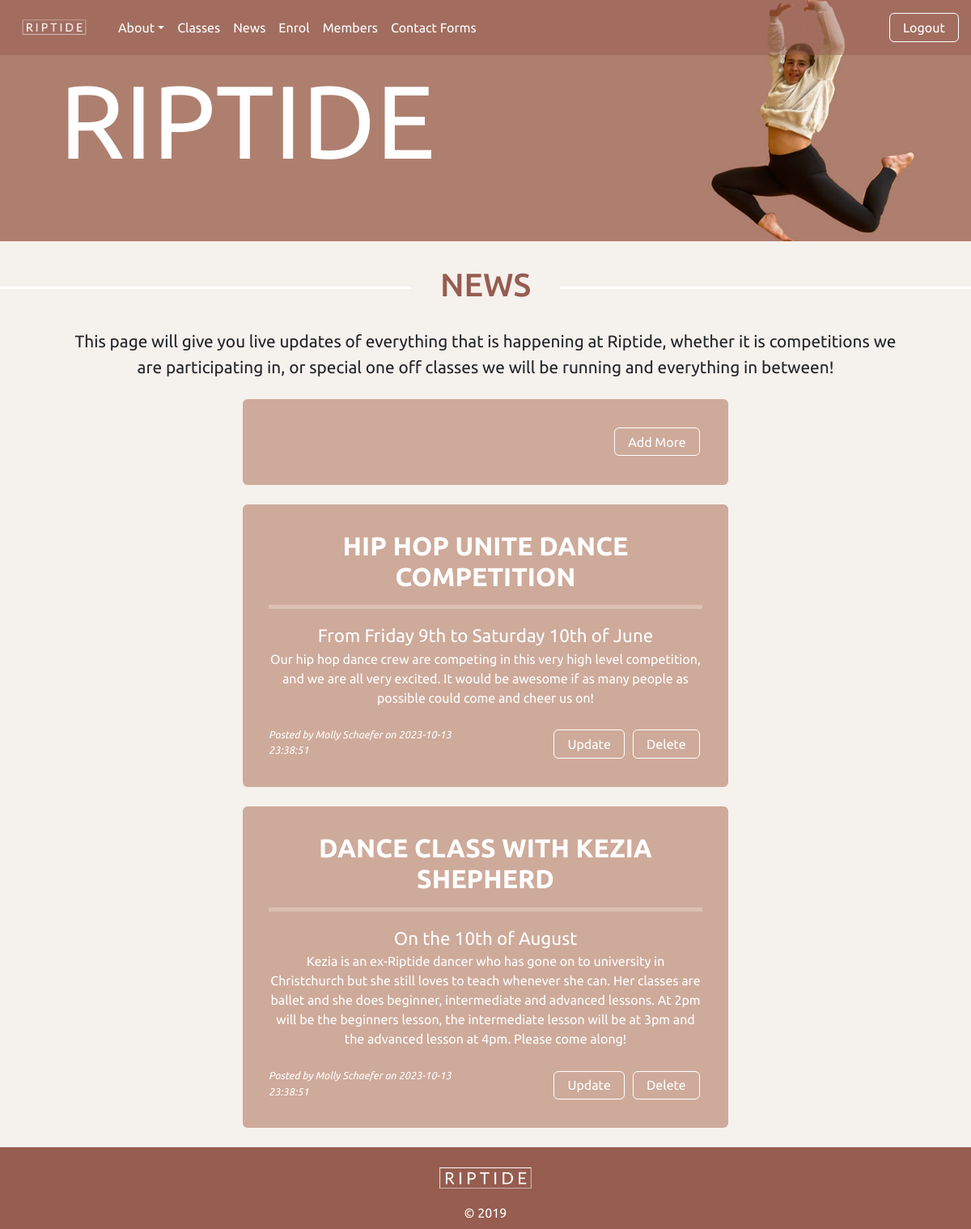
The page /news (signed in) on the database its author committed.
### tables this page shows
CREATE TABLE news(
    news_id integer primary key autoincrement not null,
    title text not null unique,
    subtitle text not null unique,
    content text not null unique,
    newsdate date not null,
    member_id integer not null,
    foreign key(member_id) references member(member_id)
);

CREATE TABLE member(
    member_id integer primary key autoincrement not null,
    name text not null unique,
    email text not null unique,
    password text not null,
    authorisation integer not null
);

### server.py (the view)
@app.route('/news')
def news():
    sql = """select news.news_id, news.title, news.subtitle, news.content, news.newsdate, member.name
    from news
    join member on news.member_id= member.member_id
    order by news.newsdate desc;
    """
    result = run_search_query_tuples(sql, (), db_path, True)
    print(result)
    return render_template("news.html", news=result)

### db_functions.py (called while the page is built)
def run_search_query_tuples(sql_query,values_tuple, file_path, rowfactory=False):
    result = None
    try:
        db = sqlite3.connect(file_path)
        if rowfactory:
            db.row_factory = sqlite3.Row
        cursor = db.cursor()
        cursor.execute(sql_query,values_tuple)
        result = cursor.fetchall()
        cursor.close()
    except sqlite3.Error as error:
        print("Error running search query tuples: {}".format(error))
        return None
    db.close()
    if result is None:
        print("No search values were found")
    return result

### templates/news.html (shortened to what this page needs)
{% extends "layout.html" %}
{% block banner %}
static/images/molly_banner3.jpg
{% endblock %}
{% block content %}
<h1>NEWS</h1>
<p>This page will give you live updates of everything that is happening at Riptide, whether it is competitions we are participating in,
or special one off classes we will be running and everything in between! </p>
    <br>
{% if session and session['authorisation'] == 0 %}
<div class="news rounded">
    <div class="text-end">
        <a class="btn btn-outline" href="{{ url_for('news_cud', id=0, task='add') }}">Add More</a>
    </div>
</div>
    <br>
{% endif %}
{% for row in news %}
<div class="news rounded">
    <h4><b>{{row ['title']}}</b></h4>
    <hr>
    <div class="subtitle">{{row['subtitle']}}</div>
    <div class="news-text">{{row['content'] | replace("\n", "<br>") | safe}}</div>
<br>
    <div class="row">
    <div class="col-lg-6"><div class="news-subtext text-start">Posted by {{ row ['name']}} on {{ row ['newsdate'] }}</div></div>
    {% if session and session['authorisation'] == 0 %}
    <div class="col-lg-6 text-end">
        <a class="btn btn-outline" href="{{ url_for('news_cud', id=row['news_id'], task='update') }}">Update</a>
        <a class="btn btn-outline" href="{{ url_for('news_cud', id=row['news_id'], task='delete') }}">Delete</a>
    </div>
    {% endif %}
    </div>
</div>
    <br>
{% endfor %}
{% endblock %}

### static/styles.css (style rules this page uses)
body { font-family: 'Ubuntu', sans-serif; background-color: rgb(245,241,237); }
.btn-outline { border: 1px solid white; padding: 0.3em 1em; }
h1 { padding:0; overflow: hidden; color:rgb(150,93,80); display: table; white-space: nowrap; margin: 0.75em 0; scroll-margin-top: 3em; }
h1:before, h1:after { border-top: 3px solid rgb(255,255,255); content: ''; display: table-cell; position: relative; top: 0.65em; width: 50%; }
h1:before { right: 3%; }
h1:after { left: 3%; }
h4 { text-align: center; color: rgb(255,255,255); font-size: 2em; }
p { padding:0 4em 0 4em; margin:auto; text-align: center; font-size: 1.3em; }
.btn { color: white; margin: 0.2em; }
.news { max-width: 50%; translate: 50%; padding: 2em; background-color: rgb(206, 170, 154); }
.subtitle { text-align: center; font-size: 1.4em; color: white; }
.news-text { text-align: center; font-size: 1em; color: white; }
.news-subtext { font-size: 0.8em; color: white; font-style: italic; }
hr { color:white; border-width: 5px; }

### rows shown on the page
news: title "HIP HOP UNITE DANCE COMPETITION", subtitle "From Friday 9th to Saturday 10th of June", content "Our hip hop dance crew are competing in this very high level competition, and we are all very excited. It would be awesome if as many people as possible could come and cheer us on!", name "Molly Schaefer", newsdate "2023-10-13 23:38:51"
news: title "DANCE CLASS WITH KEZIA SHEPHERD", subtitle "On the 10th of August", content "Kezia is an ex-Riptide dancer who has gone on to university in Christchurch but she still loves to teach whenever she can. Her classes are ballet and she does beginner, intermediate and advanced lessons. At 2pm will be the beginners lesson, the intermediate lesson will be at 3pm and the advanced lesson at 4pm. Please come along!", name "Molly Schaefer", newsdate "2023-10-13 23:38:51"
